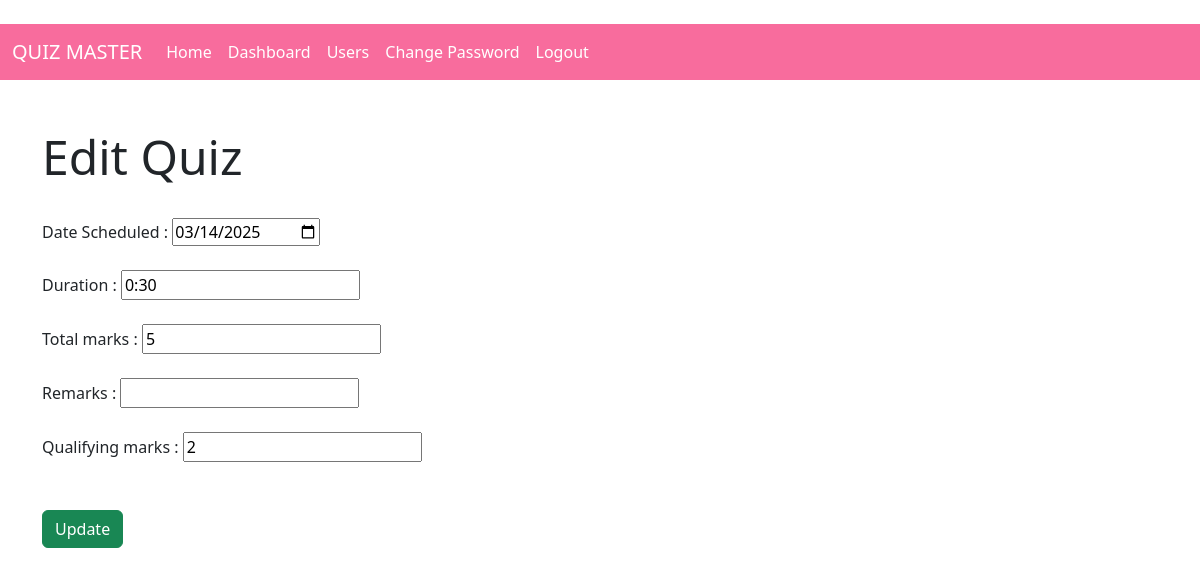
Page /edit/quiz/1 (signed in) on the committed database.
### models.py (models this page shows)
class Quiz(db.Model):
    id=db.Column(db.Integer,primary_key=True)
    chapter_id=db.Column(db.Integer,db.ForeignKey('chapter.id',ondelete="CASCADE"),nullable=False)
    date_of_quiz=db.Column(db.Date,nullable=False)
    time_duration=db.Column(db.String(5),nullable=False)
    Remarks=db.Column(db.String(500))
    total_marks=db.Column(db.Integer)
    Qualifying_marks=db.Column(db.Integer,nullable=False)
    questions=db.relationship('Questions',backref='quiz',lazy=True,cascade="all, delete-orphan", passive_deletes=True)
    scores=db.relationship('Scores',backref='quiz',lazy=True,cascade="all, delete-orphan", passive_deletes=True)

### controllers/routes.py (the view)
@app.route('/edit/quiz/<int:id>')
@admin_auth
def edit_quiz(id):
     quiz=Quiz.query.get(id)
     return render_template('edit_quiz.html',quiz=quiz)

### controllers/routes.py (called while the page is built)
def admin_auth(func):
    @wraps(func)
    def inner(*args,**kwargs):
        if 'admin_id' in session:
            return func(*args,**kwargs)
        else:
            flash('Please Login to continue further!')
            return redirect(url_for('admin_login'))
    return inner

### templates/edit_quiz.html (shortened to what this page needs)
{% extends 'basic_layout.html' %}
{%block NAVBAR%}
{% include 'navbar_admin.html'%}
{%endblock%}
{% block BODY %}
<h5 class="display-5">Edit Quiz</h5><br>
<form action="" method="post" class="form">
    <div class="form-group">
        <label for="date">Date Scheduled :</label>
        <input type="date" name="Date" id="Date" value={{quiz.date_of_quiz}} required>
    </div><br>
    <div class="form-group">
        <label for="duration">Duration :</label>
        <input type="text" id="Duration" name="Duration" placeholder="h:mm"
pattern="^([0-4]):([0-5][0-9])$" value={{quiz.time_duration}} required>
    </div><br>
    <div class="form-group">
        <label for="tot_marks">Total marks :</label>
        <input type="number" name="tot_marks" id="tot_marks" value={{quiz.total_marks}} required>
    </div><br>
    <div class="form-group">
        <label for="remarks">Remarks :</label>
        <input type="text" name="Remarks" id="Remarks" value={{quiz.Remarks}} >
    </div><br>
    <div class="form-group">
        <label for="Q_marks">Qualifying marks :</label>
        <input type="number" name="Q_marks" id="Q_marks" value={{quiz.Qualifying_marks}} >
    </div><br><br>
    <div class="form-group">
        <button type="submit" class="btn btn-success">Update</button>
    </div>
</form>
{% endblock %}

### rows in the picture
Quiz: Date "03/14/2025", Duration "0:30", tot_marks "5", Q_marks "2"
